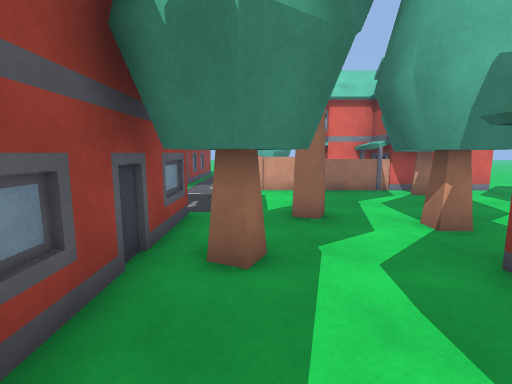
[1] (above)

23 first-person views from a walk through a scene from a Unity 3-D project. The camera is 1.5 m above the floor, tilts 8° down and sees 85° across. The floor is counted in squares, 1 m on a side. Each view is taken from the middle of a square. On the plan, view 1 faces up. The plan holds only what a view shows up to about 14 squares ahead; the rest is blank. The place goes on beyond the plan. Some surface patterns are stand-ins.

[2]
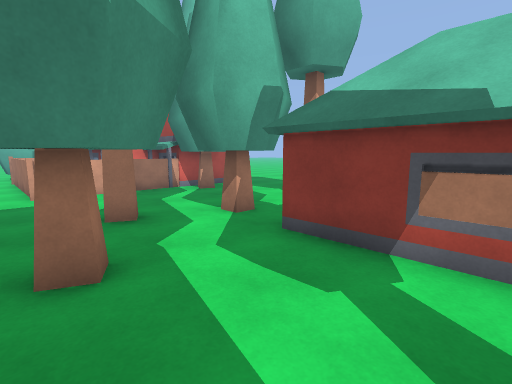

[3]
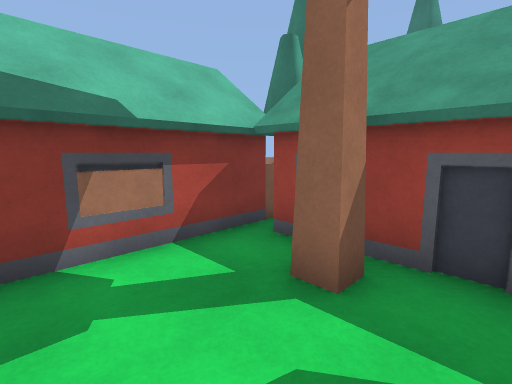

[4]
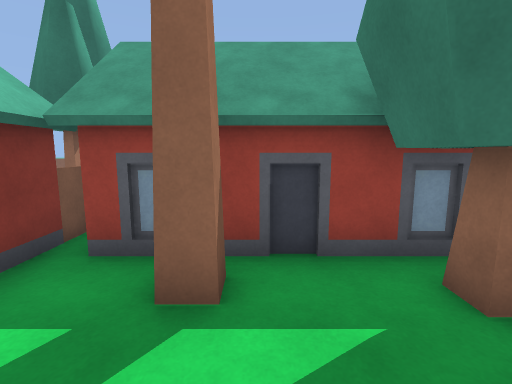

[5]
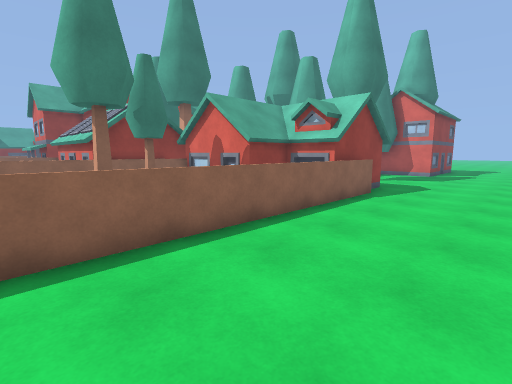

[6]
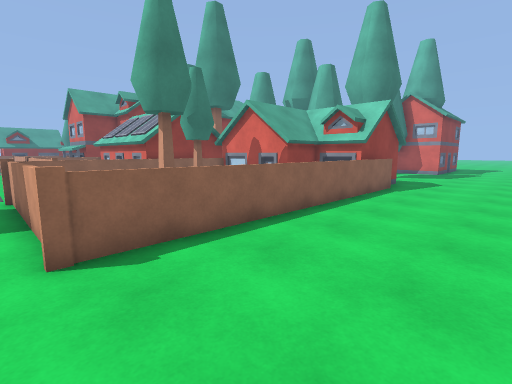

[7]
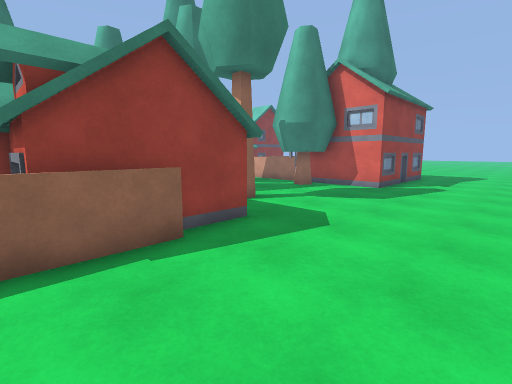

[8]
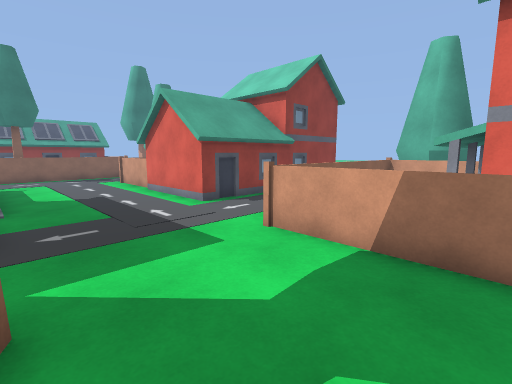

[9]
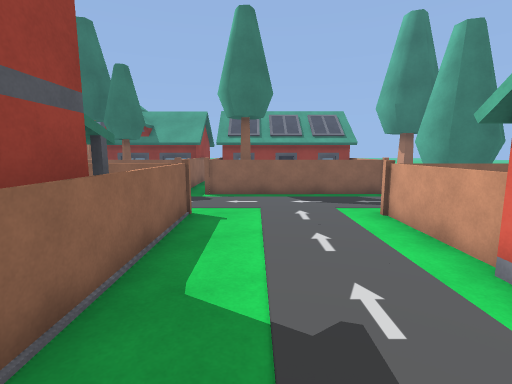

[10]
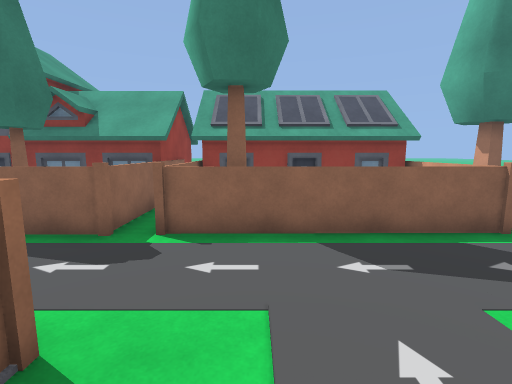

[11]
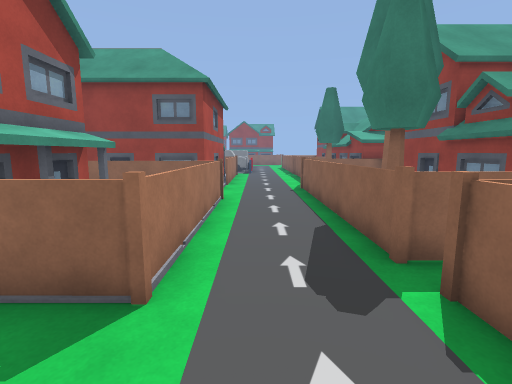

[12]
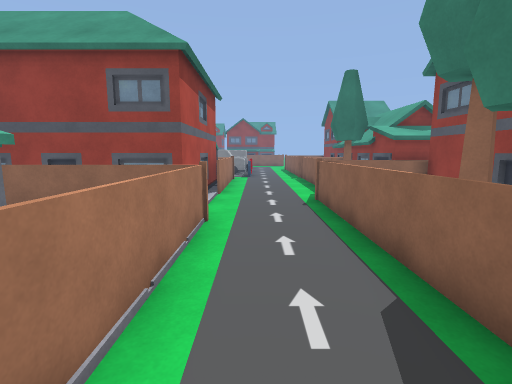

[13]
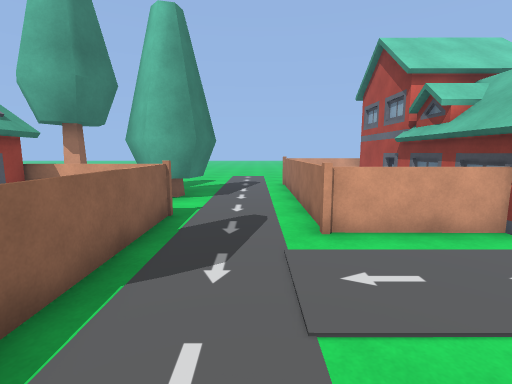

[14]
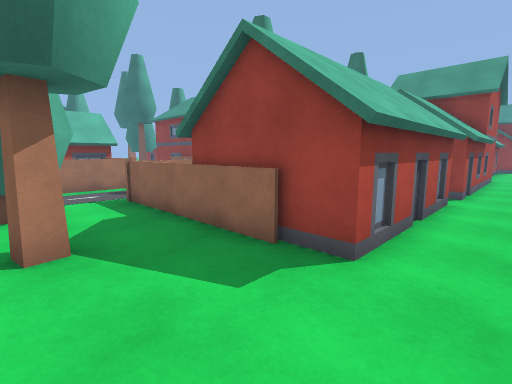

[15]
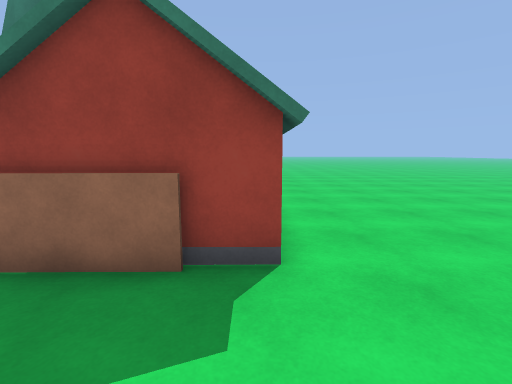

[16]
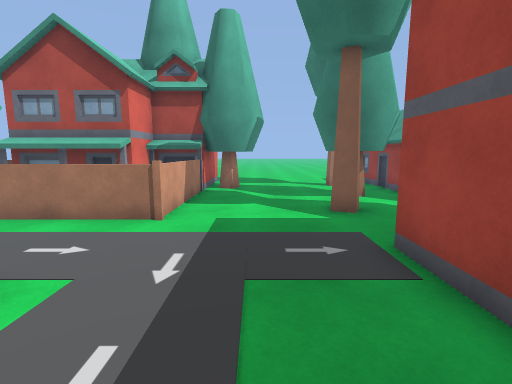

[17]
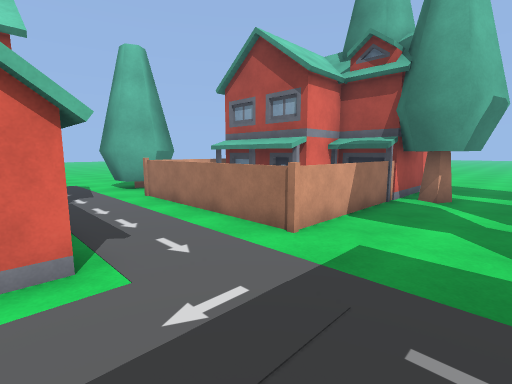

[18]
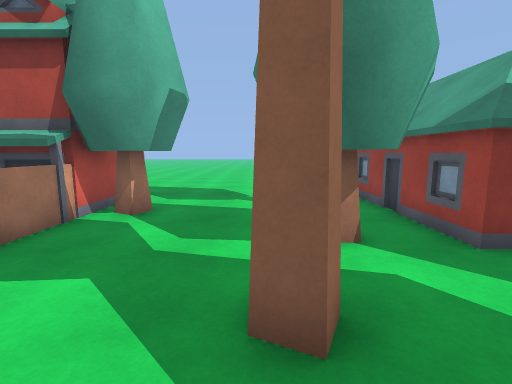

[19]
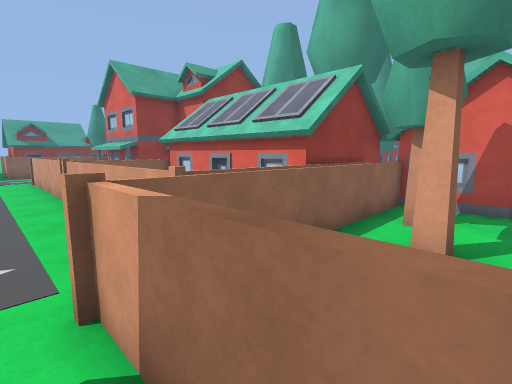

[20]
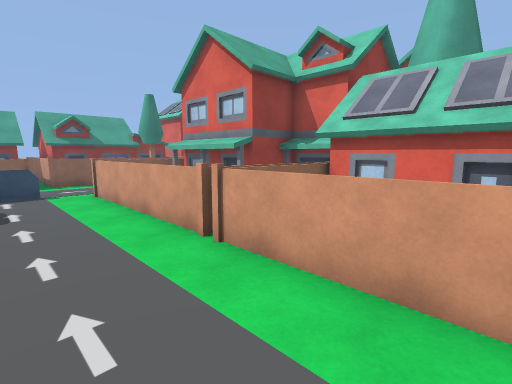

[21]
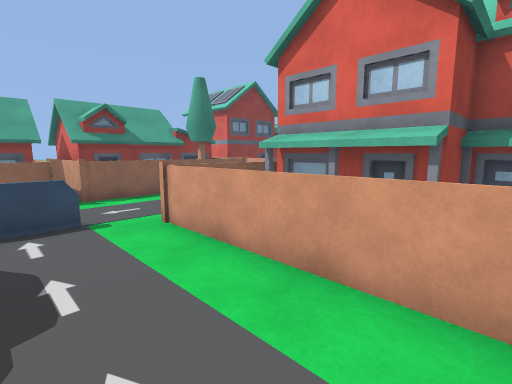

[22]
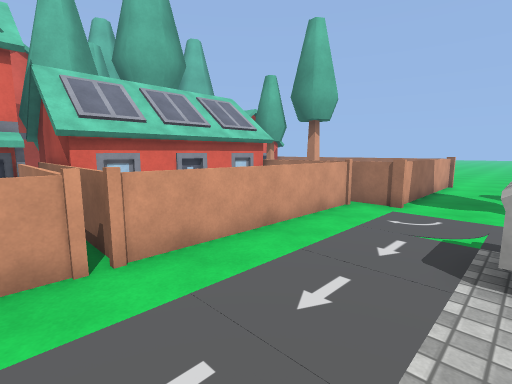

[23]
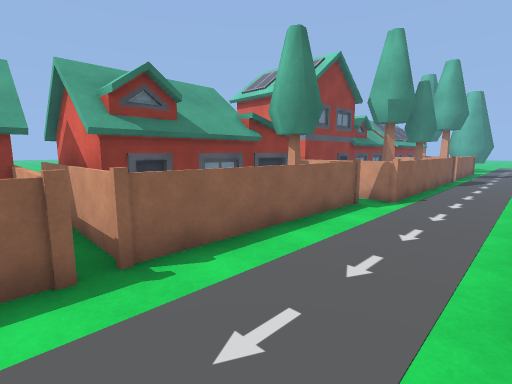

### Floor plan
Key: @ floor where view 1 was taken; # wall or solid block; . floor; = window, fence, low wall or low ledge; H house; T tree; C car; O other object.
Columns run from 23 left of view 1 to 14 right of it. Each row starts with its distance up from view 1.
 17 . ...T.TTT..=   #   #..O  H
 16  ....T.TTT..=   #   H..O  H        ..
 15 ............=   #   H..O  H       ...
 14 ....OOOOOO..=   #   H..O  H     #....
 13 ..####H  O..=   H   H..O  H###  #....
 12 ..H   H  O..#===####H..O    H#  #....
 11 ..H   H  O.............OOOOOH####....
 10 ..H   H  O..................###.......
  9 ..H   H TO............................
  8 ..H   H TO............................
  7 ... HHOOOO..OOOH######..TT............
  6 ..#######=..O  H     #..T.##T.T.......
  5 ..H  #H  =..O  H     #....#TT.T.......
  4 ..H  #H T=..O  H     ##TT.............
  3 ..H  #H  =..O  H     ###..HHHHHH#.....
  2  .#  #HT =..O        #....H     #.....
  1  .#  #H  =..OOOOO  ### ...H     #=....
  0  .#   H  =...#####   #.@..H   ###=....
 -1  .#   H  =...#       T..T.#   HHH=....
 -2      #####...#     #HHHHHH####H  =....
 -3      HHOO....#    ##     ##HHHH  =....
 -4     HHH.O...O#   ##O     #O...   =....
 -5       #TO...O#   #HH     #OT..   =....
 -6       H O...O##### HHHHHHHO.T.   =....
 -7       H O...OHHHHH O      O T    =....
 -8       # O...O      O      O      =....
 -9   H#### O...OOOOOOOOOOOOOO#      =....
-10    OOOOOO.................========...
-11      H  =..O..........................
-12         =  O.........................
-13                   . ..CC....

Positions as (right, up) in squares from view 1, and headings:
1: (0, 0), facing up
2: (-1, 0), facing up-right
3: (-1, 2), facing down-right
4: (0, 2), facing down
5: (14, -9), facing up-left
6: (14, -11), facing up-left
7: (14, -1), facing up-left
8: (4, 7), facing up-left
9: (-4, 9), facing left
10: (-9, 9), facing left
11: (-12, 10), facing down
12: (-12, 7), facing down
13: (-12, 7), facing up
14: (-23, 17), facing down-right
15: (-21, 17), facing down
16: (-6, 9), facing right
17: (-4, 8), facing up-right
18: (-1, 7), facing right
19: (6, -11), facing up-left
20: (0, -12), facing up-left
21: (-5, -12), facing up-left
22: (-5, -13), facing up-right
23: (-11, -11), facing up-left
